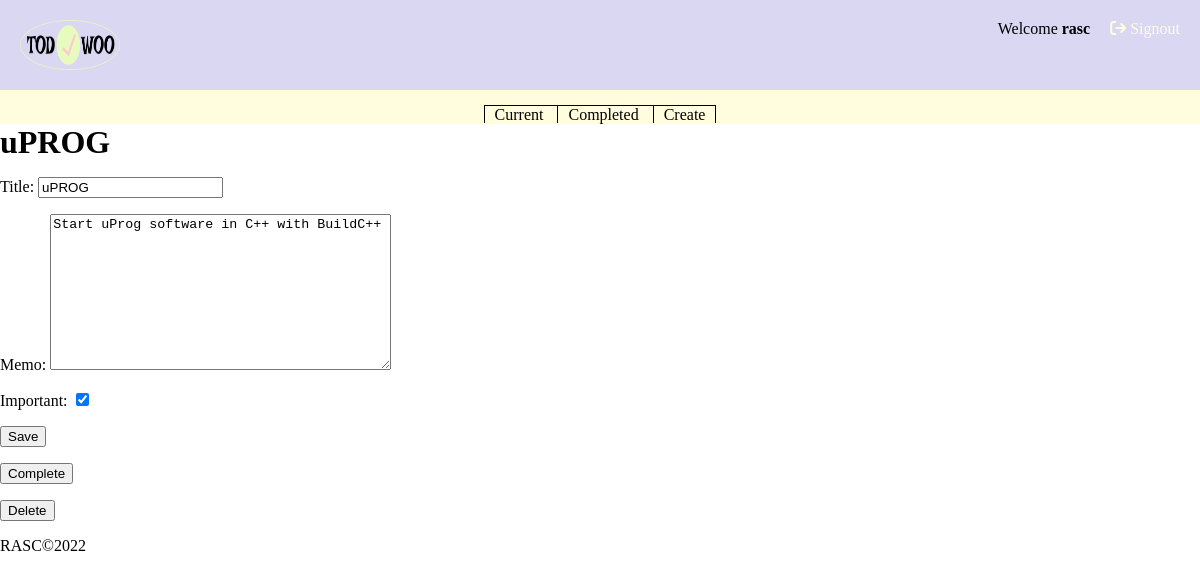
/todo/5 (signed in), run on the app's committed database.
### todo/models.py (models this page shows, shortened)
class Todo(models.Model):
    title = models.CharField(max_length=100)
    memo = models.TextField(blank=True)
    important = models.BooleanField(default=False)
    datecompleted = models.DateTimeField(null=True, blank=True)
    created = models.DateTimeField(auto_now_add=True)
    user = models.ForeignKey(User, on_delete=models.CASCADE)

### todo/views.py (the view, shortened to what this page needs)
# urls.py: path('todo/<int:todo_pk>', views.viewtodo, name='viewtodo'),
@login_required
def viewtodo(request, todo_pk):
    todo = get_object_or_404(Todo, pk=todo_pk, user=request.user)
    if request.method == 'GET':
        form = TodoForm(instance=todo)
        return render(request, 'todo/viewtodo.html', {'todo': todo, 'form':form})

### todo/templates/todo/forms.py
class TodoForm(ModelForm):
    class Meta:
        model = Todo
        fields = ['title', 'memo', 'important']

### todo/templates/todo/viewtodo.html (shortened to what this page needs)
{% extends 'todo/base.html' %}
{% block content %}
<h1>{{todo.title}}</h1>
<form method="POST">
    {{ form.as_p }}
    <button type="submit">Save</button>
</form>
<form method="POST" action="{% url 'completetodo' todo.id %}">
    <button type="submit">Complete</button>
</form>
<form method="POST" action="{% url 'deletetodo' todo.id %}">
    <button type="submit">Delete</button>
</form>
{% endblock %}

### todo/templates/todo/base.html (shortened to what this page needs)
{% load static %}
<html lang="en">
<head>
    <link rel="stylesheet" type="text/css" href="{% static 'css/style.css' %}">
</head>
<body>
    <header class="header">
        <a href="{% url 'home' %}"><img src="{% static 'images/Todowoo.png' %}" width=100 height=50 alt="TODOWOO LOGO"></a>
            <div class="user-logged">
                {% if user.is_authenticated %}
                <div class="welcome">
                    Welcome <span class="user-name">{{ user }}</span>
                </div>
                <a href="{% url 'logoutuser' %}"><i class="fa-solid fa-arrow-right-from-bracket"></i> Signout</a>
                {% else %}
                <div class="user-sign">
                    <a href="{% url 'signupuser' %}">Signup</a>
                    <a href="{% url 'loginuser' %}"><i class="fa-solid fa-arrow-right-to-bracket"></i> Signin</a>
                </div>
                {% endif %}
            </div>
    </header>
    {% if user.is_authenticated %}
    <nav class="nav-container">
        <ul>
            <li {% if request.GET.view == 'todos' %} class="active-tab"{% endif %}>
                <a href="{% url 'currenttodos' %}?view=todos">Current</a>
            </li>
            <li{% if request.GET.view == 'completed' %} class="active-tab" {% endif %}>
                <a href="{% url 'completedtodos' %}?view=completed">Completed</a>
            </li>
            <li{% if request.GET.view == 'create' %} class="active-tab" {% endif %}>
                <a href="{% url 'createtodo' %}?view=create">Create</a>
            </li>
        </ul>
    </nav>
    {% endif %}
    {% block content %}{% endblock %}
    <footer>
        RASC©2022
    </footer>
</body>
</html>

### todo/static/css/style.css (style rules this page uses)
html, body { margin: 0; padding: 0; }

### todo/static/css/base.css (style rules this page uses)
.header { background-color: #D9D7F1; display: flex; justify-content: space-between; padding: 20px; }
.user-name { font-weight: bold; }
.welcome { margin-right: 20px; }
.user-logged { width: 100%; display: flex; justify-content: flex-end; }
.header a { text-decoration: none; color: #FFFDDE; }
.nav-container { display: flex; justify-content: center; background-color: #FFFDDE; }
.nav-container ul { list-style: none; margin-bottom: 0; padding-left: 0; }
.nav-container ul li { display: inline; border-top: 1px solid black; }
.nav-container ul li:first-child { border-top: 1px solid black; border-left: 1px solid black; border-right: 1px solid black; }
.nav-container ul li:last-child { border-top: 1px solid black; border-left: 1px solid black; border-right: 1px solid black; }
.nav-container a { text-decoration: none; color: black; padding: 10px; }

### todo/static/css/signin.css (style rules this page uses)
.signin-container h5,h1 { margin: 0; }

### data on the page
Todo: title "uPROG", memo "Start uProg software in C++ with BuildC++", important "☑"

### other printed values
{{ user }} "rasc"
